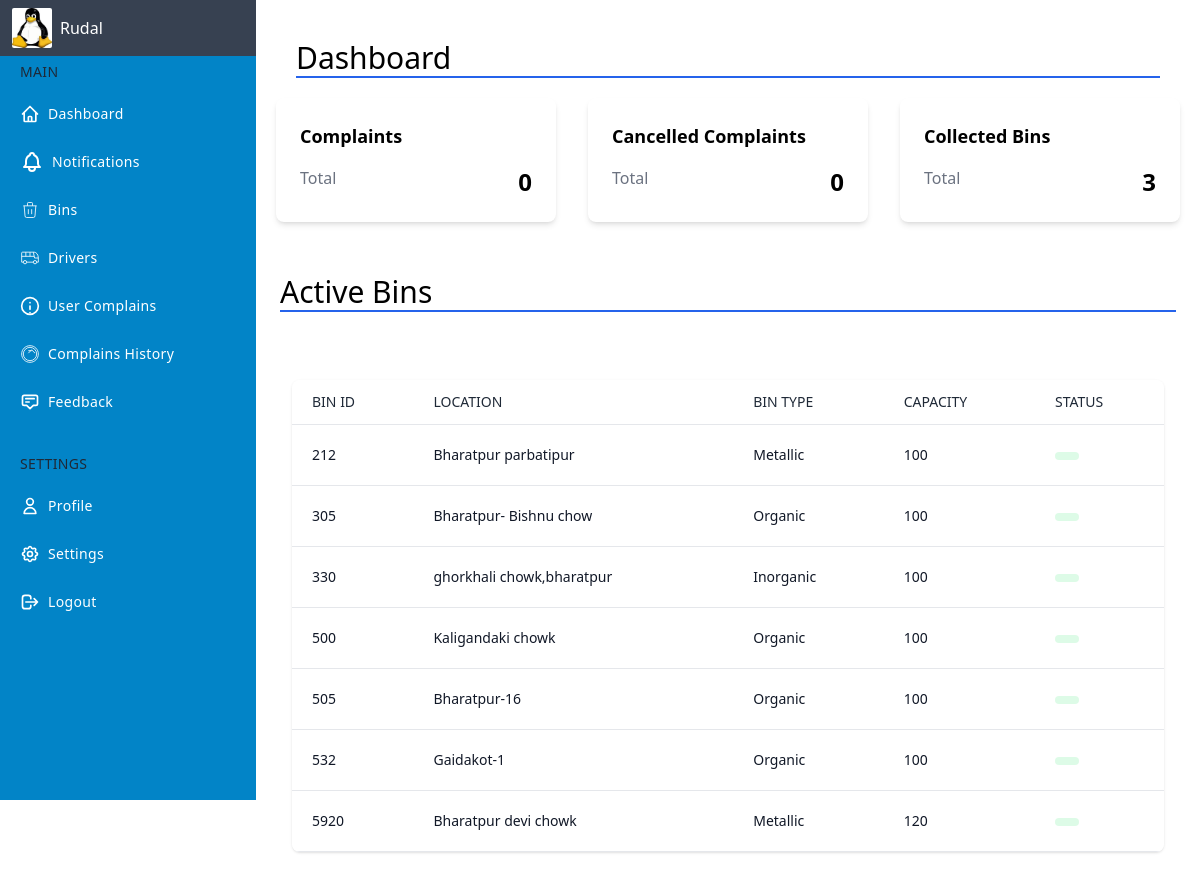
Screenshot of /admin/dashboard.php (signed in) with the database file from the repository.
### tables this page shows
CREATE TABLE `garbagebins` (
  `bin_id` int(11) NOT NULL,
  `type` varchar(255) NOT NULL,
  `location` varchar(255) NOT NULL,
  `capacity` int(11) NOT NULL,
  `bin_status` varchar(30) NOT NULL DEFAULT 'use'
);

### admin/dashboard.php (the view, shortened to what this page needs)
<!DOCTYPE html>
<html lang="en">
<head>
	<link rel="stylesheet" href="../style.css">
</head>
<body>
	<div class="flex">
		<?php include('dashlayout.php');
		$qry1 = "SELECT * FROM collections WHERE collection_status = 'Completed'";
		$res1 = mysqli_query($con,$qry1);
		$row1 = mysqli_num_rows($res1);
		$qry2 = "SELECT * FROM complaints WHERE complain_status = 'Rejected'";
		$res2 = mysqli_query($con,$qry2);
		$row2 = mysqli_num_rows($res2);
		$qry3 = "SELECT * FROM complaints WHERE complain_status = 'new'";
		$res3 = mysqli_query($con,$qry3);
		$row3 = mysqli_num_rows($res3);
		?>
		<div class="h-full w-full p-5 ml-14 md:ml-64">
			<div class="w-full p-5">
				<h2 class="text-3xl border-b-2 border-blue-600">Dashboard</h2>
			</div>
			<div class="flex flex-wrap -mx-4">
				<div class="w-full md:w-1/2 lg:w-1/3 px-4 mb-8" onclick="window.location.href='usercomplain.php'">
					<div class="bg-white rounded-lg shadow-md p-6 hover:bg-red-100">
						<h2 class="text-lg font-semibold mb-4">Complaints</h2>
						<div class="flex justify-between">
							<div class="text-gray-500">Total</div>
							<div class="text-2xl font-bold"><?php echo $row3 ?></div>
						</div>
					</div>
				</div>
				<div class="w-full md:w-1/2 lg:w-1/3 px-4 mb-8" onclick="window.location.href='cancelledcomplain.php'">
					<div class="bg-white rounded-lg shadow-md p-6 hover:bg-gray-200">
						<h2 class="text-lg font-semibold mb-4">Cancelled Complaints</h2>
						<div class="flex justify-between">
							<div class="text-gray-500">Total</div>
							<div class="text-2xl font-bold"><?php echo $row2 ?> </div>
						</div>
					</div>
				</div>
				<div class="w-full md:w-1/2 lg:w-1/3 px-4 mb-8" onclick="window.location.href='completedcomplain.php'">
					<div class="bg-white rounded-lg shadow-md p-6 hover:bg-green-100">
						<h2 class="text-lg font-semibold mb-4">Collected Bins</h2>
						<div class="flex justify-between">
							<div class="text-gray-500">Total</div>
							<div class="text-2xl font-bold"><?php echo $row1 ?> </div>
						</div>
					</div>
				</div>
				<?php
				$qry = "SELECT * FROM garbagebins";
				$result = mysqli_query($con, $qry);
				?>
				<div class="w-full p-5">
					<h2 class="text-3xl border-b-2 border-blue-600">Active Bins</h2>
				</div>
				<div class="container max-w-full px-4 mx-auto sm:px-8">
					<div class="py-8">
						<div class="px-4 py-4 -mx-4 overflow-x-auto sm:-mx-8 sm:px-8">
							<div class="inline-block min-w-full overflow-hidden rounded-lg shadow">
								<table class="min-w-full leading-normal">
									<thead>
										<tr>
											<th scope="col" class="px-5 py-3 text-sm font-normal text-left text-gray-800 uppercase bg-white border-b border-gray-200">
												Bin ID
											</th>
											<th scope="col" class="px-5 py-3 text-sm font-normal text-left text-gray-800 uppercase bg-white border-b border-gray-200">
												Location
											</th>
											<th scope="col" class="px-5 py-3 text-sm font-normal text-left text-gray-800 uppercase bg-white border-b border-gray-200">
												Bin Type
											</th>
											<th scope="col" class="px-5 py-3 text-sm font-normal text-left text-gray-800 uppercase bg-white border-b border-gray-200">
												Capacity
											</th>
											<th scope="col" class="px-5 py-3 text-sm font-normal text-left text-gray-800 uppercase bg-white border-b border-gray-200">
												Status
											</th>
									</thead>
									<tbody>
										<?php
										while ($data = mysqli_fetch_assoc($result)) {
										?>
											<tr>
												<td class="px-5 py-5 text-sm bg-white border-b border-gray-200">
													<p class="text-gray-900 whitespace-no-wrap">
													<p class="text-gray-900 whitespace-no-wrap">
														<?php echo $data['bin_id'] ?>
													</p>
													</p>
												</td>
												<td class="px-5 py-5 text-sm bg-white border-b border-gray-200">
													<p class="text-gray-900 whitespace-no-wrap">
														<?php echo $data['location'] ?>
													</p>
												</td>
												<td class="px-5 py-5 text-sm bg-white border-b border-gray-200">
													<p class="text-gray-900 whitespace-no-wrap">
														<?php echo $data['type'] ?>
													</p>
												</td>
												<td class="px-5 py-5 text-sm bg-white border-b border-gray-200">
													<p class="text-gray-900 whitespace-no-wrap">
														<?php echo $data['capacity'] ?>
													</p>
												</td>
												<td class="px-5 py-5 text-sm bg-white border-b border-gray-200">
													<span class="relative inline-block px-3 py-1 font-semibold leading-tight text-green-900">
														<span aria-hidden="true" class="absolute inset-0 bg-green-200 rounded-full opacity-50">
														</span>
													</span>
												</td>
											</tr>
										<?php } ?>
									</tbody>
								</table>
							</div>
						</div>
					</div>
				</div>
			</div>
		</div>
	</div>
</body>
</html>

### admin/dashlayout.php (shortened to what this page needs)
<?php
$con = mysqli_connect("localhost", "root", "", "project_gcs");
$qry = "SELECT * FROM admin";
$result = mysqli_query($con, $qry);
$data = mysqli_fetch_assoc($result);
?>
<div class="flex">
    <div class="fixed h-screen flex flex-col w-14 hover:w-64 md:w-64 bg-sky-600 text-white transition-all duration-300 border-none z-10 ">
        <div class="flex flex-col justify-between flex-grow">
            <div class="fixed w-full flex items-center h-14 text-white z-10">
                <div class="flex items-center justify-start  pl-3 w-14 md:w-64 h-14 bg-gray-700 border-none">
                    <a href="editprofile.php"><img class="w-7 h-7 md:w-10 md:h-10 mr-2 rounded-sm overflow-hidden" src="../admin/<?php echo $data['picture'] ?>" /></a>
                    <span class="hidden md:block"><?php echo $data['name'] ?></span>
                </div>
            </div>
            <ul class="flex flex-col mt-10 py-4 space-y-1">
                <li class="px-5 hidden md:block">
                    <div class="flex flex-row items-center h-8">
                        <div class="text-sm font-medium tracking-wide text-gray-800 uppercase">
                            Main
                        </div>
                    </div>
                </li>
                <li>
                    <a href="dashboard.php" class="relative flex flex-row items-center h-11 focus:outline-none hover:bg-gray-600 text-white-600 hover:text-white-800 border-l-4 border-transparent hover:border-gray-800 pr-6">
                        <span class="inline-flex justify-center items-center ml-4">
                        </span>
                        <span class="ml-2 text-sm tracking-wide truncate">Dashboard</span>
                    </a>
                </li>
                <li>
                    <a href="notification.php" class="relative flex flex-row items-center h-11 focus:outline-none hover:bg-gray-600 text-white-600 hover:text-white-800 border-l-4 border-transparent hover:border-gray-800 pr-6">
                        <span class="inline-flex justify-center items-center ml-4">
                        </span>
                        <span class="ml-2 text-sm tracking-wide truncate">Notifications</span>
                    </a>
                </li>
                <li>
                    <a href="bins.php" class="relative flex flex-row items-center h-11 focus:outline-none hover:bg-gray-600 text-white-600 hover:text-white-800 border-l-4 border-transparent hover:border-gray-800 pr-6">
                        <span class="inline-flex justify-center items-center ml-4">
                        </span>
                        <span class="ml-2 text-sm tracking-wide truncate">Bins</span>
                    </a>
                </li>
                <li>
                    <a href="driver.php" class="relative flex flex-row items-center h-11 focus:outline-none hover:bg-gray-600 text-white-600 hover:text-white-800 border-l-4 border-transparent hover:border-gray-800 pr-6">
                        <span class="inline-flex justify-center items-center ml-4">
                        </span>
                        <span class="ml-2 text-sm tracking-wide truncate"> Drivers</span>
                    </a>
                </li>
                <li>
                    <a href="usercomplain.php" class="relative flex flex-row items-center h-11 focus:outline-none hover:bg-gray-600 text-white-600 hover:text-white-800 border-l-4 border-transparent hover:border-gray-800 pr-6">
                        <span class="inline-flex justify-center items-center ml-4">
                            <svg xmlns="http://www.w3.org/2000/svg" viewBox="0 0 24 24" fill="none" stroke="currentColor" stroke-width="2" stroke-linecap="round" stroke-linejoin="round" class="w-5 h-5">
                                <circle cx="12" cy="12" r="10"></circle>
                                <path d="M12 16v-4"></path>
                                <path d="M12 8h.01"></path>
                                <path d="M12 20h.01"></path>
                            </svg>
                        </span>
                        <span class="ml-2 text-sm tracking-wide truncate">User Complains</span>
                    </a>
                </li>
                <li>
                    <a href="complainhistory.php" class="relative flex flex-row items-center h-11 focus:outline-none hover:bg-gray-600 text-white-600 hover:text-white-800 border-l-4 border-transparent hover:border-gray-800 pr-6">
                        <span class="inline-flex justify-center items-center ml-4">
                            <svg class="w-5 h-5" fill="none" stroke="currentColor" viewBox="0 0 24 24" xmlns="http://www.w3.org/2000/svg">
                                <path d="M12 2C6.477 2 2 6.477 2 12c0 5.523 4.477 10 10 10s10-4.477 10-10c0-5.523-4.477-10-10-10zm0 18a8 8 0 100-16 8 8 0 000 16zm-2-9l4-4 4 4M10 8h4"></path>
                            </svg>
                        </span>
                        <span class="ml-2 text-sm tracking-wide truncate">Complains History</span>
                    </a>
                </li>
                <li>
                    <a href="feedback.php" class="relative flex flex-row items-center h-11 focus:outline-none hover:bg-gray-600 text-white-600 hover:text-white-800 border-l-4 border-transparent hover:border-gray-800 pr-6">
                        <span class="inline-flex justify-center items-center ml-4">
                            <svg class="w-5 h-5" fill="none" stroke="currentColor" viewBox="0 0 24 24" xmlns="http://www.w3.org/2000/svg">
                                <path stroke-linecap="round" stroke-linejoin="round" stroke-width="2" d="M7 8h10M7 12h4m1 8l-4-4H5a2 2 0 01-2-2V6a2 2 0 012-2h14a2 2 0 012 2v8a2 2 0 01-2 2h-3l-4 4z"></path>
                            </svg>
                        </span>
                        <span class="ml-2 text-sm tracking-wide truncate">Feedback</span>
                    </a>
                </li>
                <li class="px-5 hidden md:block">
                    <div class="flex flex-row items-center mt-5 h-8">
                        <div class="text-sm font-medium  tracking-wide text-gray-800 uppercase">
                            Settings
                        </div>
                    </div>
                </li>
                <li>
                    <a href="editprofile.php" class="relative flex flex-row items-center h-11 focus:outline-none  hover:bg-gray-600 text-white-600 hover:text-white-800 border-l-4 border-transparent hover:border-gray-800 pr-6">
                        <span class="inline-flex justify-center items-center ml-4">
                            <svg class="w-5 h-5" fill="none" stroke="currentColor" viewBox="0 0 24 24" xmlns="http://www.w3.org/2000/svg">
                                <path stroke-linecap="round" stroke-linejoin="round" stroke-width="2" d="M16 7a4 4 0 11-8 0 4 4 0 018 0zM12 14a7 7 0 00-7 7h14a7 7 0 00-7-7z"></path>
                            </svg>
                        </span>
                        <span class="ml-2 text-sm tracking-wide truncate">Profile</span>
                    </a>
                </li>
                <li>
                    <a href="changepassword.php" class="relative flex flex-row items-center h-11 focus:outline-none hover:bg-gray-600 text-white-600 hover:text-white-800 border-l-4 border-transparent hover:border-gray-800 pr-6">
                        <span class="inline-flex justify-center items-center ml-4">
                        </span>
                        <span class="ml-2 text-sm tracking-wide truncate">Settings</span>
                    </a>
                </li>
                <li>
                    <a href="../admin/logout.php" class="relative flex flex-row items-center h-11 focus:outline-none hover:bg-gray-600 text-white-600 hover:text-white-800 border-l-4 border-transparent hover:border-gray-800 pr-6" onClick="return confirm('Do you want to Logout ?')">
                        <span class="inline-flex justify-center items-center ml-4">
                            <svg class="w-5 h-5" fill="none" stroke="currentColor" viewBox="0 0 24 24" xmlns="http://www.w3.org/2000/svg">
                                <path stroke-linecap="round" stroke-linejoin="round" stroke-width="2" d="M17 16l4-4m0 0l-4-4m4 4H7m6 4v1a3 3 0 01-3 3H6a3 3 0 01-3-3V7a3 3 0 013-3h4a3 3 0 013 3v1"></path>
                            </svg>
                        </span>
                        <span class="ml-2 text-sm tracking-wide truncate"> Logout</span>
                    </a>
                </li>
            </ul>
        </div>
    </div>
</div>

### rows the page displays
garbagebins: bin_id "212", location "Bharatpur parbatipur", type "Metallic", capacity "100"
garbagebins: bin_id "305", location "Bharatpur- Bishnu chow", type "Organic", capacity "100"
garbagebins: bin_id "330", location "ghorkhali chowk,bharatpur", type "Inorganic", capacity "100"
garbagebins: bin_id "500", location "Kaligandaki chowk", type "Organic", capacity "100"
garbagebins: bin_id "505", location "Bharatpur-16", type "Organic", capacity "100"
garbagebins: bin_id "532", location "Gaidakot-1", type "Organic", capacity "100"
garbagebins: bin_id "5920", location "Bharatpur devi chowk", type "Metallic", capacity "120"

### other values shown
$data['name'] "Rudal"
$row3 "0"
$row2 "0"
$row1 "3"
